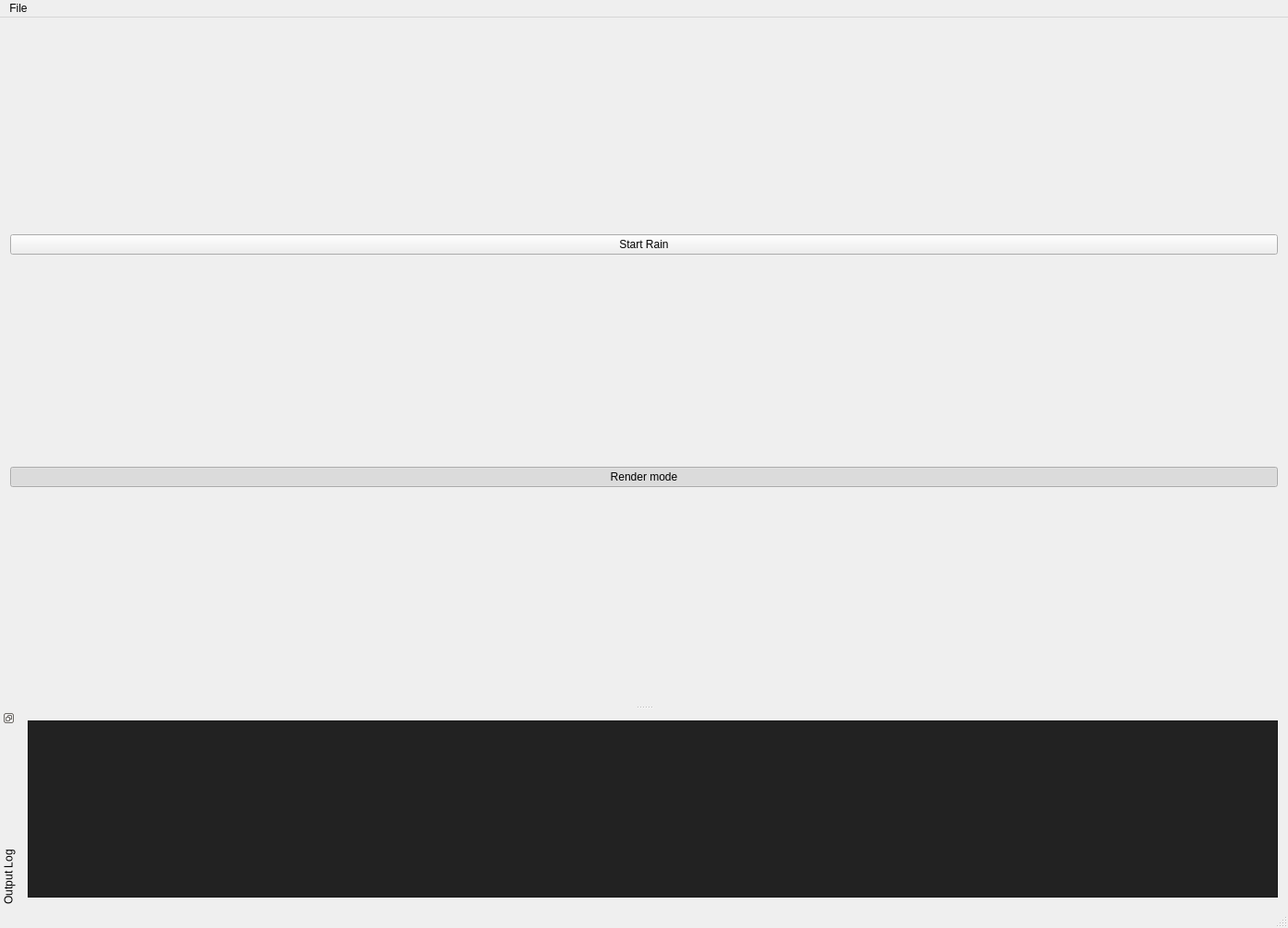
<?xml version="1.0" encoding="UTF-8"?>
<ui version="4.0">
 <class>MainWindow</class>
 <widget class="QMainWindow" name="MainWindow">
  <property name="geometry">
   <rect>
    <x>0</x>
    <y>0</y>
    <width>1396</width>
    <height>1006</height>
   </rect>
  </property>
  <property name="windowTitle">
   <string>OpenGL in Qt is great fun!</string>
  </property>
  <widget class="QWidget" name="centralWidget">
   <layout class="QVBoxLayout" name="verticalLayout">
    <item>
     <widget class="QPushButton" name="rainButton">
      <property name="text">
       <string>Start Rain</string>
      </property>
     </widget>
    </item>
    <item>
     <widget class="QPushButton" name="drawModeButton">
      <property name="text">
       <string>Render mode</string>
      </property>
      <property name="checkable">
       <bool>true</bool>
      </property>
      <property name="checked">
       <bool>true</bool>
      </property>
     </widget>
    </item>
    <item>
     <layout class="QVBoxLayout" name="OpenGLLayout"/>
    </item>
   </layout>
  </widget>
  <widget class="QMenuBar" name="menuBar">
   <property name="geometry">
    <rect>
     <x>0</x>
     <y>0</y>
     <width>1396</width>
     <height>21</height>
    </rect>
   </property>
   <widget class="QMenu" name="menuFile">
    <property name="title">
     <string>File</string>
    </property>
    <addaction name="fileExit"/>
   </widget>
   <addaction name="menuFile"/>
  </widget>
  <widget class="QStatusBar" name="statusBar"/>
  <widget class="QDockWidget" name="dockWidgetConsole">
   <property name="features">
    <set>QDockWidget::DockWidgetFloatable|QDockWidget::DockWidgetMovable|QDockWidget::DockWidgetVerticalTitleBar</set>
   </property>
   <property name="windowTitle">
    <string>Output Log</string>
   </property>
   <attribute name="dockWidgetArea">
    <number>8</number>
   </attribute>
   <widget class="QWidget" name="dockWidgetContents">
    <layout class="QHBoxLayout" name="horizontalLayout">
     <item>
      <widget class="QPlainTextEdit" name="outputLog">
       <property name="palette">
        <palette>
         <active>
          <colorrole role="Button">
           <brush brushstyle="SolidPattern">
            <color alpha="255">
             <red>34</red>
             <green>34</green>
             <blue>34</blue>
            </color>
           </brush>
          </colorrole>
          <colorrole role="Light">
           <brush brushstyle="SolidPattern">
            <color alpha="255">
             <red>51</red>
             <green>51</green>
             <blue>51</blue>
            </color>
           </brush>
          </colorrole>
          <colorrole role="Midlight">
           <brush brushstyle="SolidPattern">
            <color alpha="255">
             <red>42</red>
             <green>42</green>
             <blue>42</blue>
            </color>
           </brush>
          </colorrole>
          <colorrole role="Dark">
           <brush brushstyle="SolidPattern">
            <color alpha="255">
             <red>17</red>
             <green>17</green>
             <blue>17</blue>
            </color>
           </brush>
          </colorrole>
          <colorrole role="Mid">
           <brush brushstyle="SolidPattern">
            <color alpha="255">
             <red>23</red>
             <green>23</green>
             <blue>23</blue>
            </color>
           </brush>
          </colorrole>
          <colorrole role="Text">
           <brush brushstyle="SolidPattern">
            <color alpha="255">
             <red>255</red>
             <green>255</green>
             <blue>255</blue>
            </color>
           </brush>
          </colorrole>
          <colorrole role="BrightText">
           <brush brushstyle="SolidPattern">
            <color alpha="255">
             <red>255</red>
             <green>255</green>
             <blue>255</blue>
            </color>
           </brush>
          </colorrole>
          <colorrole role="ButtonText">
           <brush brushstyle="SolidPattern">
            <color alpha="255">
             <red>255</red>
             <green>255</green>
             <blue>255</blue>
            </color>
           </brush>
          </colorrole>
          <colorrole role="Base">
           <brush brushstyle="SolidPattern">
            <color alpha="255">
             <red>34</red>
             <green>34</green>
             <blue>34</blue>
            </color>
           </brush>
          </colorrole>
          <colorrole role="Window">
           <brush brushstyle="SolidPattern">
            <color alpha="255">
             <red>34</red>
             <green>34</green>
             <blue>34</blue>
            </color>
           </brush>
          </colorrole>
          <colorrole role="Shadow">
           <brush brushstyle="SolidPattern">
            <color alpha="255">
             <red>0</red>
             <green>0</green>
             <blue>0</blue>
            </color>
           </brush>
          </colorrole>
          <colorrole role="AlternateBase">
           <brush brushstyle="SolidPattern">
            <color alpha="255">
             <red>17</red>
             <green>17</green>
             <blue>17</blue>
            </color>
           </brush>
          </colorrole>
          <colorrole role="ToolTipBase">
           <brush brushstyle="SolidPattern">
            <color alpha="255">
             <red>255</red>
             <green>255</green>
             <blue>220</blue>
            </color>
           </brush>
          </colorrole>
          <colorrole role="ToolTipText">
           <brush brushstyle="SolidPattern">
            <color alpha="255">
             <red>0</red>
             <green>0</green>
             <blue>0</blue>
            </color>
           </brush>
          </colorrole>
          <colorrole role="PlaceholderText">
           <brush brushstyle="SolidPattern">
            <color alpha="128">
             <red>255</red>
             <green>255</green>
             <blue>255</blue>
            </color>
           </brush>
          </colorrole>
         </active>
         <inactive>
          <colorrole role="Button">
           <brush brushstyle="SolidPattern">
            <color alpha="255">
             <red>34</red>
             <green>34</green>
             <blue>34</blue>
            </color>
           </brush>
          </colorrole>
          <colorrole role="Light">
           <brush brushstyle="SolidPattern">
            <color alpha="255">
             <red>51</red>
             <green>51</green>
             <blue>51</blue>
            </color>
           </brush>
          </colorrole>
          <colorrole role="Midlight">
           <brush brushstyle="SolidPattern">
            <color alpha="255">
             <red>42</red>
             <green>42</green>
             <blue>42</blue>
            </color>
           </brush>
          </colorrole>
          <colorrole role="Dark">
           <brush brushstyle="SolidPattern">
            <color alpha="255">
             <red>17</red>
             <green>17</green>
             <blue>17</blue>
            </color>
           </brush>
          </colorrole>
          <colorrole role="Mid">
           <brush brushstyle="SolidPattern">
            <color alpha="255">
             <red>23</red>
             <green>23</green>
             <blue>23</blue>
            </color>
           </brush>
          </colorrole>
          <colorrole role="Text">
           <brush brushstyle="SolidPattern">
            <color alpha="255">
             <red>255</red>
             <green>255</green>
             <blue>255</blue>
            </color>
           </brush>
          </colorrole>
          <colorrole role="BrightText">
           <brush brushstyle="SolidPattern">
            <color alpha="255">
             <red>255</red>
             <green>255</green>
             <blue>255</blue>
            </color>
           </brush>
          </colorrole>
          <colorrole role="ButtonText">
           <brush brushstyle="SolidPattern">
            <color alpha="255">
             <red>255</red>
             <green>255</green>
             <blue>255</blue>
            </color>
           </brush>
          </colorrole>
          <colorrole role="Base">
           <brush brushstyle="SolidPattern">
            <color alpha="255">
             <red>34</red>
             <green>34</green>
             <blue>34</blue>
            </color>
           </brush>
          </colorrole>
          <colorrole role="Window">
           <brush brushstyle="SolidPattern">
            <color alpha="255">
             <red>34</red>
             <green>34</green>
             <blue>34</blue>
            </color>
           </brush>
          </colorrole>
          <colorrole role="Shadow">
           <brush brushstyle="SolidPattern">
            <color alpha="255">
             <red>0</red>
             <green>0</green>
             <blue>0</blue>
            </color>
           </brush>
          </colorrole>
          <colorrole role="AlternateBase">
           <brush brushstyle="SolidPattern">
            <color alpha="255">
             <red>17</red>
             <green>17</green>
             <blue>17</blue>
            </color>
           </brush>
          </colorrole>
          <colorrole role="ToolTipBase">
           <brush brushstyle="SolidPattern">
            <color alpha="255">
             <red>255</red>
             <green>255</green>
             <blue>220</blue>
            </color>
           </brush>
          </colorrole>
          <colorrole role="ToolTipText">
           <brush brushstyle="SolidPattern">
            <color alpha="255">
             <red>0</red>
             <green>0</green>
             <blue>0</blue>
            </color>
           </brush>
          </colorrole>
          <colorrole role="PlaceholderText">
           <brush brushstyle="SolidPattern">
            <color alpha="128">
             <red>255</red>
             <green>255</green>
             <blue>255</blue>
            </color>
           </brush>
          </colorrole>
         </inactive>
         <disabled>
          <colorrole role="Button">
           <brush brushstyle="SolidPattern">
            <color alpha="255">
             <red>34</red>
             <green>34</green>
             <blue>34</blue>
            </color>
           </brush>
          </colorrole>
          <colorrole role="Light">
           <brush brushstyle="SolidPattern">
            <color alpha="255">
             <red>51</red>
             <green>51</green>
             <blue>51</blue>
            </color>
           </brush>
          </colorrole>
          <colorrole role="Midlight">
           <brush brushstyle="SolidPattern">
            <color alpha="255">
             <red>42</red>
             <green>42</green>
             <blue>42</blue>
            </color>
           </brush>
          </colorrole>
          <colorrole role="Dark">
           <brush brushstyle="SolidPattern">
            <color alpha="255">
             <red>17</red>
             <green>17</green>
             <blue>17</blue>
            </color>
           </brush>
          </colorrole>
          <colorrole role="Mid">
           <brush brushstyle="SolidPattern">
            <color alpha="255">
             <red>23</red>
             <green>23</green>
             <blue>23</blue>
            </color>
           </brush>
          </colorrole>
          <colorrole role="Text">
           <brush brushstyle="SolidPattern">
            <color alpha="255">
             <red>17</red>
             <green>17</green>
             <blue>17</blue>
            </color>
           </brush>
          </colorrole>
          <colorrole role="BrightText">
           <brush brushstyle="SolidPattern">
            <color alpha="255">
             <red>255</red>
             <green>255</green>
             <blue>255</blue>
            </color>
           </brush>
          </colorrole>
          <colorrole role="ButtonText">
           <brush brushstyle="SolidPattern">
            <color alpha="255">
             <red>17</red>
             <green>17</green>
             <blue>17</blue>
            </color>
           </brush>
          </colorrole>
          <colorrole role="Base">
           <brush brushstyle="SolidPattern">
            <color alpha="255">
             <red>34</red>
             <green>34</green>
             <blue>34</blue>
            </color>
           </brush>
          </colorrole>
          <colorrole role="Window">
           <brush brushstyle="SolidPattern">
            <color alpha="255">
             <red>34</red>
             <green>34</green>
             <blue>34</blue>
            </color>
           </brush>
          </colorrole>
          <colorrole role="Shadow">
           <brush brushstyle="SolidPattern">
            <color alpha="255">
             <red>0</red>
             <green>0</green>
             <blue>0</blue>
            </color>
           </brush>
          </colorrole>
          <colorrole role="AlternateBase">
           <brush brushstyle="SolidPattern">
            <color alpha="255">
             <red>34</red>
             <green>34</green>
             <blue>34</blue>
            </color>
           </brush>
          </colorrole>
          <colorrole role="ToolTipBase">
           <brush brushstyle="SolidPattern">
            <color alpha="255">
             <red>255</red>
             <green>255</green>
             <blue>220</blue>
            </color>
           </brush>
          </colorrole>
          <colorrole role="ToolTipText">
           <brush brushstyle="SolidPattern">
            <color alpha="255">
             <red>0</red>
             <green>0</green>
             <blue>0</blue>
            </color>
           </brush>
          </colorrole>
          <colorrole role="PlaceholderText">
           <brush brushstyle="SolidPattern">
            <color alpha="128">
             <red>255</red>
             <green>255</green>
             <blue>255</blue>
            </color>
           </brush>
          </colorrole>
         </disabled>
        </palette>
       </property>
      </widget>
     </item>
    </layout>
   </widget>
  </widget>
  <action name="fileExit">
   <property name="text">
    <string>Exit</string>
   </property>
   <property name="shortcut">
    <string>Ctrl+Q</string>
   </property>
  </action>
 </widget>
 <layoutdefault spacing="6" margin="11"/>
 <resources/>
 <connections/>
</ui>
